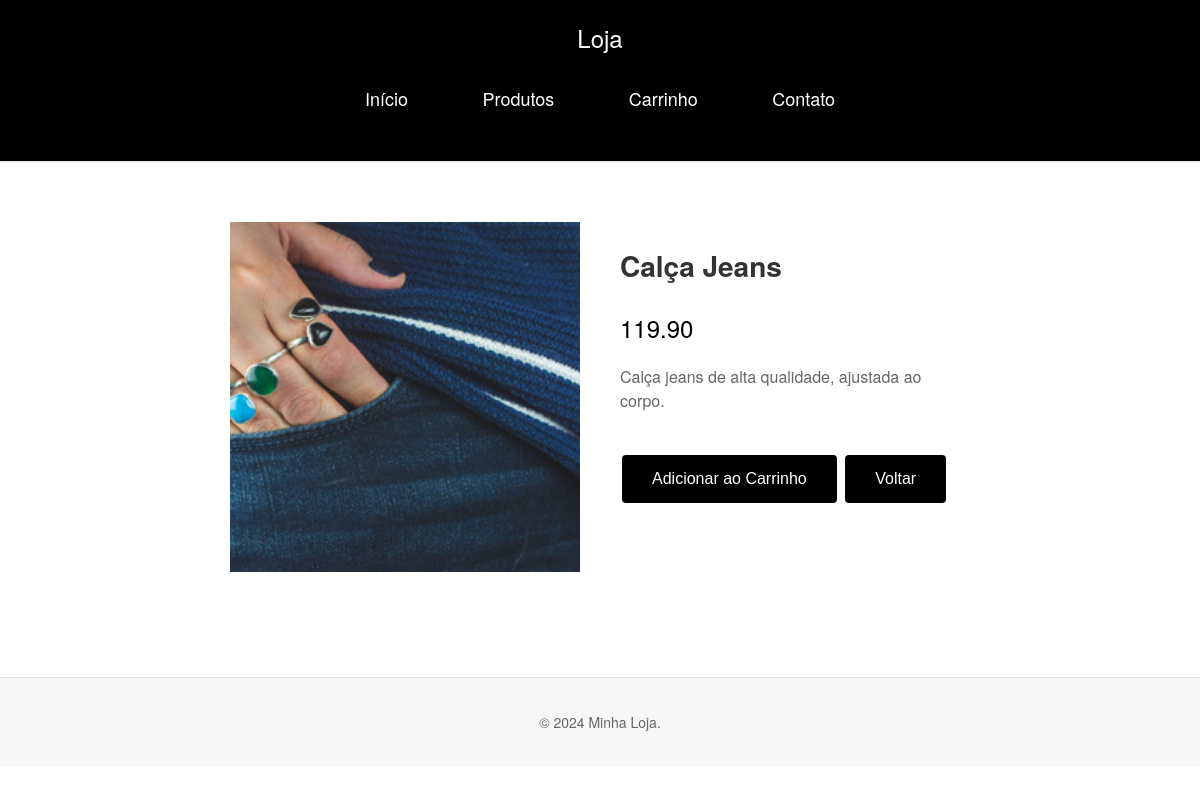
Page /produtos.php?id=2 on the committed database.
### tables this page shows
CREATE TABLE IF NOT EXISTS `produtos` (
  `id` int(11) NOT NULL AUTO_INCREMENT,
  `nome` varchar(100) NOT NULL,
  `descricao` text DEFAULT NULL,
  `preco` decimal(10,2) NOT NULL,
  `estoque` int(11) NOT NULL,
  `categoria` varchar(50) NOT NULL,
  `tamanho` varchar(5) DEFAULT NULL,
  `cor` varchar(30) DEFAULT NULL,
  `marca` varchar(50) DEFAULT NULL,
  `imagem` varchar(100) DEFAULT NULL,
  PRIMARY KEY (`id`)
);

### produtos.php (the view, shortened to what this page needs)
<?php
try {
    include "php/conexao.php";
    $id = $_GET['id'];
    $sql = "SELECT * FROM produtos WHERE id= :id;";
    $stmt = $conn->prepare($sql);
    $stmt->bindParam(':id',$id);
    $stmt->execute();
    $dados = $stmt->fetch((PDO::FETCH_ASSOC));
} catch (PDOException $err) {
    echo "Não foi possível localizar os registros!".$err->getMessage();
}
?>
<!DOCTYPE html>
<html lang="pt-br">
<head>
    <link rel="stylesheet" href="styles.css">
    <link rel="stylesheet" href="style2.css">
</head>
<body>
    <header>
        <h1>Loja</h1>
        <nav>
            <ul>
                <li><a href="#">Início</a></li>
                <li><a href="#">Produtos</a></li>
                <li><a href="#">Carrinho</a></li>
                <li><a href="#">Contato</a></li>
            </ul>
        </nav>
    </header>
    <main>
        <section class="product-details">
            <div class="product-images">
            <img src="img/miniaturas/<?php echo $dados['imagem']?>" alt="<?php echo $dados['nome']?>">
            </div>
            <div class="product-info">
                <h2><?php
                echo $dados['nome'];
                ?>
                </h2>
                <p class="price"> <?php
                echo $dados['preco'];
                ?></p>
                <p class="description">
                    <?php
                    echo $dados['descricao'];
                    ?>
                </p>
                <button class= 'btn-1'>Adicionar ao Carrinho</button>
                <a href="index.php"><button class ='btn-1'>Voltar</button></a>
            </div>
        </section>
    </main>
    <footer>
        <p>&copy; 2024 Minha Loja.</p>
    </footer>
</body>
</html>

### styles.css (style rules this page uses)
* { box-sizing: border-box; }
body { font-family: 'Helvetica Neue', Arial, sans-serif; margin: 0; padding: 0; background-color: #ffffff; color: #333333; }
header { background-color: #000000; padding: 20px 0; text-align: center; border-bottom: 1px solid #e0e0e0; }
h1 { font-weight: normal; margin: 0; font-size: 24px; color: #ffffff; }
nav ul { list-style: none; padding: 0; margin: 30px 0; text-align: center; }
nav ul li { display: inline-block; margin: 0 20px; }
nav ul li a { color: #ffffff; text-decoration: none; font-size: 18px; padding: 10px 15px; }
main { display: flex; padding: 20px; }
.btn-1 { background-color: #000000; color: white; border: none; padding: 10px 20px; border-radius: 4px; cursor: pointer; font-size: 14px; }
footer { background-color: #f7f7f7; color: #666666; text-align: center; padding: 20px 0; border-top: 1px solid #e0e0e0; margin-top: 40px; font-size: 14px; }

### style2.css (style rules this page uses)
* { box-sizing: border-box; }
body { font-family: 'Helvetica Neue', Arial, sans-serif; margin: 0; padding: 0; background-color: #ffffff; color: #333333; align-items: center; }
header { background-color: #000000; padding: 20px 0; text-align: center; border-bottom: 1px solid #e0e0e0; }
h1 { font-weight: normal; margin: 2; font-size: 24px; color: #ffffff; }
nav ul { list-style: none; padding: 0; margin: 30px 0; text-align: center; }
nav ul li { display: inline-block; margin: 0 20px; }
nav ul li a { color: #ffffff; text-decoration: none; font-size: 18px; padding: 10px 15px; }
.product-details { display: flex; padding: 40px; max-width: 1200px; margin: 0 auto; align-items: flex-start; }
.product-images img { width: 350px; }
.product-images { flex: 1; margin-right: 40px; }
.product-info { flex: 1; }
.product-info h2 { font-size: 28px; margin-bottom: 20px; color: #333333; }
.price { font-size: 24px; color: #000000; margin-bottom: 20px; }
.description { font-size: 16px; color: #666666; line-height: 1.5; margin-bottom: 40px; }
.btn-1 { background-color: #000000; color: white; border: none; padding: 15px 30px; border-radius: 4px; cursor: pointer; font-size: 16px; margin: 2px; }
footer { background-color: #f7f7f7; color: #666666; text-align: center; padding: 20px 0; border-top: 1px solid #e0e0e0; margin-top: 40px; font-size: 14px; }

### rows in the picture
produtos: imagem (picture), nome "Calça Jeans", preco "119.90", descricao "Calça jeans de alta qualidade, ajustada ao corpo."
